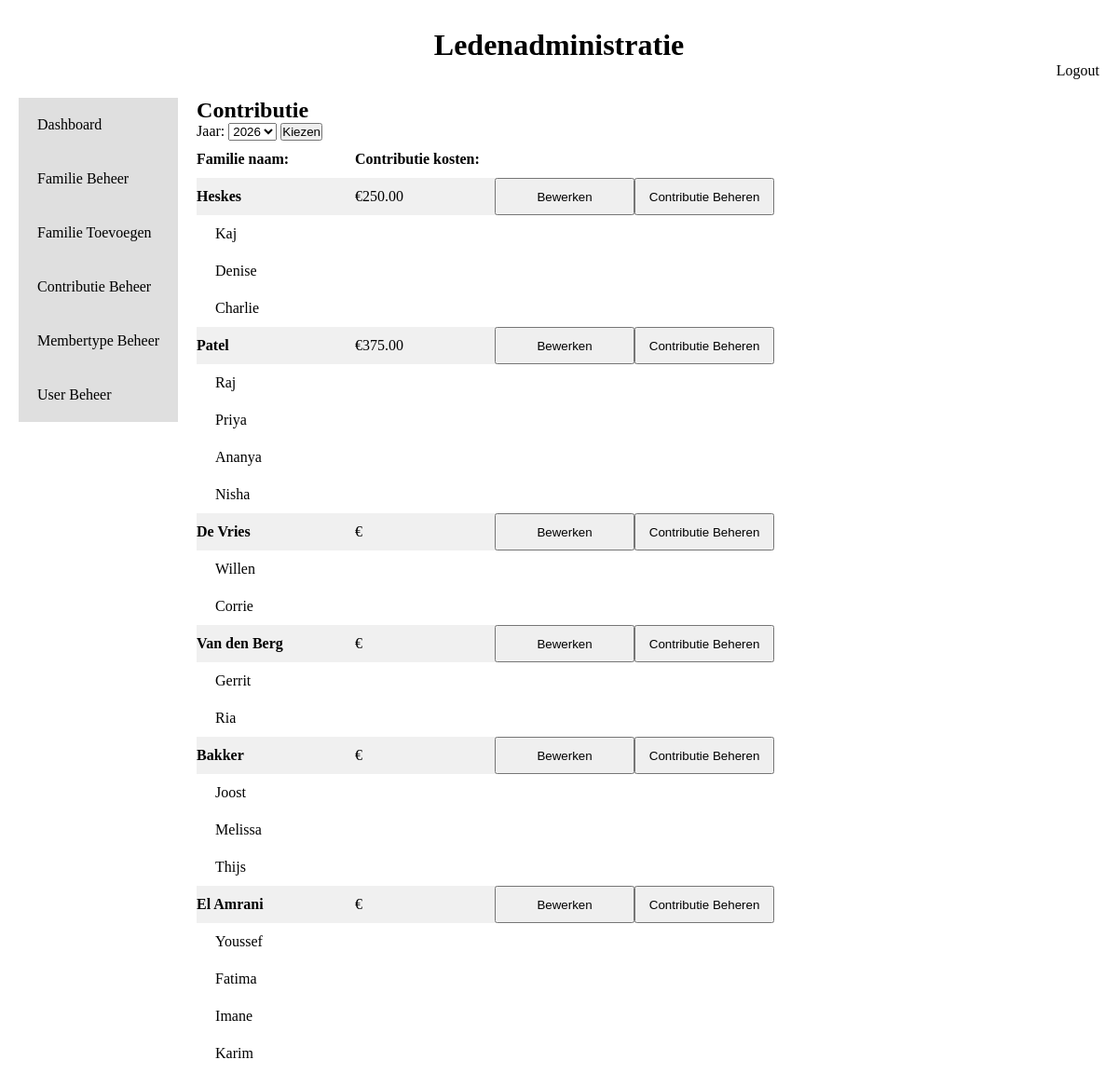
Screenshot of /Views/Dashboard.php (signed in) with the database file from the repository.
### tables this page shows
CREATE TABLE IF NOT EXISTS Families (
    FamId int AUTO_INCREMENT PRIMARY KEY,
    Famname varchar(100) NOT NULL,
    Adress varchar(100),                                             
    City varchar(100),                                              
    Postcode varchar(100),                                           
    Country varchar(100)                                             
);

CREATE TABLE IF NOT EXISTS FamMember (
    FamMemId int AUTO_INCREMENT PRIMARY KEY,
    Name varchar (100) NOT NULL,                                     
    DateOfBirth DATE,                                                
    MemDes varchar (100),                                            
    FamId int,                                                       
    MemTypId int,                                                    
    CONSTRAINT FK_FamId FOREIGN KEY (FamId) REFERENCES Families (FamId),
    CONSTRAINT FK_MemTypId FOREIGN KEY (MemTypId) REFERENCES MemberType (MemTypId)
);

### Models/Booking.php (called while the page is built, shortened)
<?php
    class Booking {
        private static function getConnection() {
            return new PDO('mysql:host=localhost;dbname=Memberadministration;charset=utf8', 'root', '');
        }
        public static function getAllYears() {
            $db = self::getConnection();
            $req = $db->query('SELECT BookYearId, Year FROM bookingyear');
            return $req->fetchAll(PDO::FETCH_ASSOC);
        }
    }
?>

### Models/Contribution.php (called while the page is built, shortened)
<?php
Class Contribution {
    private static function getConnection() {
        return new PDO('mysql:host=localhost;dbname=Memberadministration;charset=utf8', 'root', '');
    }
    public static function FamContribution(String $year) {
        $db = self::getConnection();
        $req = $db->prepare('SELECT families.FamId, Famname, SUM(ConAmount) AS TotalContribution FROM families
            LEFT JOIN FamMember ON families.FamId = FamMember.FamId
            LEFT JOIN Contribution ON FamMember.FamMemId = Contribution.FamMemId
            AND Contribution.BookYearId = (
                SELECT BookYearId FROM BookingYear WHERE Year = ?
            )
            GROUP BY Families.FamId, Famname');
        $req->execute([$year]);
        return $req->fetchAll(PDO::FETCH_ASSOC);
    }
}
?>

### Models/FamMember.php (called while the page is built, shortened)
<?php
    Class FamMember {
        private static function getConnection() {
            return new PDO('mysql:host=localhost;dbname=Memberadministration;charset=utf8', 'root', '');
        }
        public static function getFamMembers(INT $famId){
            $db = self::getConnection();
            $req = $db->prepare('SELECT * FROM fammember WHERE famId = ?');
            $req->execute([$famId]);
            return $req->fetchAll(PDO::FETCH_ASSOC);
        }
    }
?>

### Views/Dashboard.php (the view, shortened to what this page needs)
<!DOCTYPE html>
<html lang="en">
<head>
    <link rel="stylesheet" href="../Css/style.css">
</head>
<body>
    <div class="title">
        <h1>Ledenadministratie</h1>
    </div>
    <div class="title_right">
        <a href="../index.php">Logout <?php session_abort(); ?></a>
    </div>
    <div class="body_container">
        <div class="body_side">
            <a href="Dashboard.php">Dashboard</a>
            <?php
                if ($_SESSION['Role'] == 'admin' || $_SESSION['Role'] == 'secretaris'){
                    echo '<a href="Families/index.php">Familie Beheer</a>';
                    echo '<a href="Families/create.php">Familie Toevoegen</a>';
                }
                if ($_SESSION['Role'] == 'admin' || $_SESSION['Role'] == 'penningmeester'){
                    echo '<a href="Contribution/index.php">Contributie Beheer</a>';
                    echo '<a href="Membertype/index.php">Membertype Beheer</a>';
                }
                if ($_SESSION['Role'] == 'admin'){
                    echo '<a href="User/index.php">User Beheer</a>';
                }
            ?>
        </div>
        <div class="body_main">
            <div class="body_main_title">
                <h2>Contributie</h2>
                <form action="../Controllers/BookingYearController.php" method="GET">
                      <label for="bookingyear"> Jaar:</label>
                      <select name="bookingyear">
                        <?php
                            require_once '../Models/Booking.php';
                            $years = Booking::getAllYears();
                            $selectedYear = $_SESSION['bookingyear'] ?? date('Y');
                            foreach ($years as $year) {
                            $selected = ($year['Year'] == $selectedYear) ? 'selected' : '';
                                echo "<option value='{$year['Year']}' $selected>{$year['Year']}</option>";
                            }
                        ?>
                    </select>
                    <input type="submit" value="Kiezen">
                </form>
            </div>
            <div class="body_main_contribution">
                <?php
                        echo "<table>";
                            echo "<tr>";
                                echo "<th>Familie naam:</th>";
                                echo "<th>Contributie kosten:</th>";
                            echo "</tr>";
                                    require_once '../Models/Contribution.php';
                                    require_once '../Models/FamMember.php';
                                    $selectedYear = $_SESSION['bookingyear'] ?? date('Y');
                                    $families = Contribution::FamContribution($selectedYear);
                                    if ($_SESSION['Role'] == 'admin'){
                                        foreach ($families as $family) {
                                            echo "<tr class='tr_family'>";
                                                echo "<th>" . $family['Famname'] . "</td>";
                                                echo "<td>€" . $family['TotalContribution'] . "</td>";
                                                echo "<td><a href='Families/edit.php?Famid=" . $family['FamId'] . "'><button>Bewerken</button></a></td>";
                                                echo "<td><a href='Contribution/edit.php?FamId=" . $family['FamId'] . "&year=" . $selectedYear . "'><button>Contributie Beheren</button></a></td>";
                                            echo "</tr>";
                                            $fammembers = FamMember::getFamMembers($family['FamId']);
                                            foreach ($fammembers as $member) {
                                                echo "<tr class='tr_member'>";
                                                    echo "<td>" . $member['Name'] . "</td>";
                                                echo "</tr>";
                                            }
                                        }
                                    }
                    echo "</table>";
                ?>
            </div>
        </div>
    </div>
</body>
</html>

### Css/style.css (style rules this page uses)
* { margin: 0px; padding: 0px; }
.title { display: flex; flex-direction: column; justify-content: center; align-items: center; margin-top: 30px; }
.title_right { display: flex; flex-direction: row; justify-content: end; margin-right: 20px; }
.title_right a { color: black; text-decoration: none; }
.body_container { display: flex; flex-direction: row; margin: 20px; }
.body_side a { color: black; text-decoration: none; padding: 20px; background-color: rgb(223, 223, 223); }
.body_container .body_side { display: flex; flex-direction: column; }
.body_main { margin: 0px 20px; }
.body_main_contribution td, th { width: 150px; height: 40px; text-align: start; }
.body_main_contribution button { width: 150px; height: 40px; text-align: center; }
.body_main_contribution table { border-collapse: collapse; }
.body_main_contribution .tr_family { background-color: rgb(240, 240, 240); }
.body_main_contribution .tr_member td { padding-left: 20px; }
.body_main_Users td, th { width: 150px; height: 40px; text-align: start; }

### rows the page displays
families: Famname "Heskes", TotalContribution "250.00"
fammember: Name "Kaj"
fammember: Name "Denise"
fammember: Name "Charlie"
families: Famname "Patel", TotalContribution "375.00"
fammember: Name "Raj"
fammember: Name "Priya"
fammember: Name "Ananya"
fammember: Name "Nisha"
families: Famname "De Vries"
fammember: Name "Willen"
fammember: Name "Corrie"
families: Famname "Van den Berg"
fammember: Name "Gerrit"
fammember: Name "Ria"
families: Famname "Bakker"
fammember: Name "Joost"
fammember: Name "Melissa"
fammember: Name "Thijs"
families: Famname "El Amrani"
fammember: Name "Youssef"
fammember: Name "Fatima"
fammember: Name "Imane"
fammember: Name "Karim"

### other values shown
form field bookingyear "2026"
